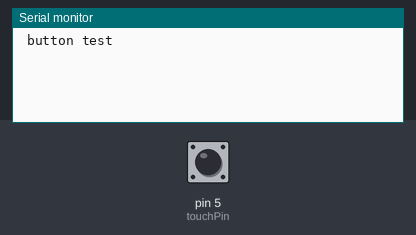
This sketch was run on a simulated Arduino Uno, built with avr-gcc and run on an emulated ATmega328P. Parts: the last lines printed to the serial monitor. The test bench sets the inputs (shaded band); at power-on: pin 5 (touchPin) LOW.

Above: at 1.2 s.
1.3 s: pin 5 (touchPin) pulled HIGH for 0.15 s
At 2.5 s:
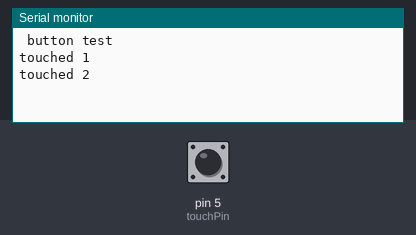
2.9 s: pin 5 (touchPin) pulled HIGH for 1 s
At 4.4 s:
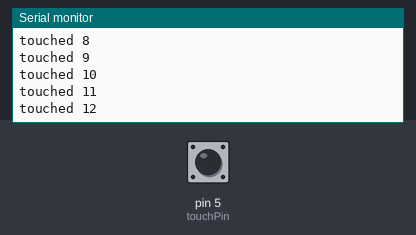
5.4 s: pin 5 (touchPin) pulled HIGH for 0.15 s
At 6.9 s:
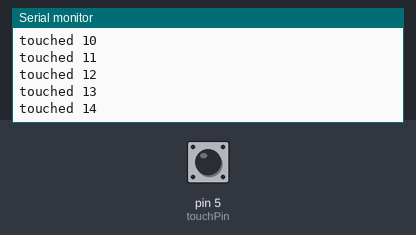
Timing chart, 0 to 8.4 s (numbered marks = the images above; inputs shaded):
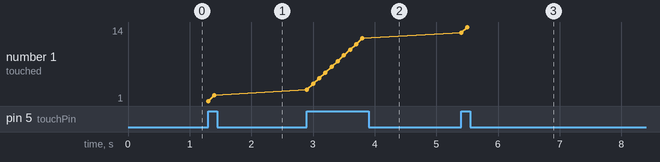

The sketch:

button_TTP223.ino
```cpp
/*
 * TTP223 capacitance touch button
 * works with 3.3V
 * no bouncing issues
 * very sensitive
 * board has a internal led that lights up when the button is activated
 */


#define touchPin 5   // D1

int count = 0;


void setup() {
  // start serial port
  Serial.begin(115200);
  Serial.print(F("\n\n button test\n\n"));

  pinMode(touchPin, INPUT);
}


void loop() {
  int val = digitalRead(touchPin);
  if (val == 1) {
    Serial.print(F("touched "));
    Serial.println(++count);
  }
  delay(100);
}
```

Measured:
- after the input at 1.3 s, the serial monitor: prints a new line at once (image 1)
- after the input at 2.9 s, the serial monitor: prints a new line at once (image 2)
- after the input at 5.4 s, the serial monitor: prints a new line at once (image 3)
- plotted number 1: 2 → 12 after the input at 2.9 s, 12 → 14 after the input at 5.4 s
